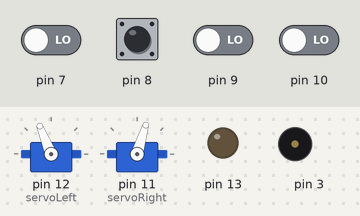
Recording of a sketch running on a simulated Arduino Uno, built with avr-gcc and run on an emulated ATmega328P. On the bench: 2 × servo, output pins drawn as LEDs (lit = HIGH), buzzer (waves = sounding). The test bench sets the inputs (shaded band); at power-on: pin 7–10 LOW. What the sketch prints to the serial monitor is not drawn.

Above: at 1.2 s.
1.3 s: pin 7 driven HIGH
At 2.4 s:
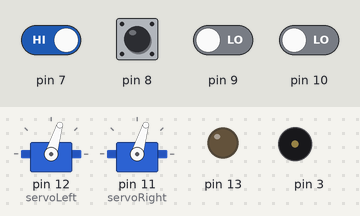
3.1 s: pin 8 driven HIGH
At 3.6 s:
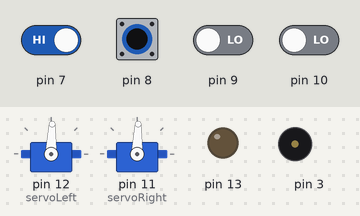
6.1 s: pin 9 driven HIGH
At 6.9 s:
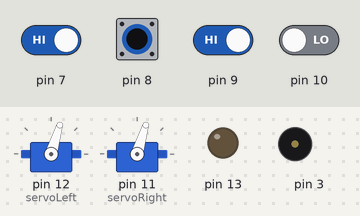
9.1 s: pin 8 driven LOW
At 9.9 s:
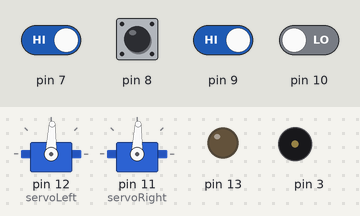
15.1 s: pin 8 pulsed HIGH 2 times (0.12 s each, 0.3 s apart)
Timing chart, 0 to 18.1 s (numbered marks = the images above; inputs shaded):
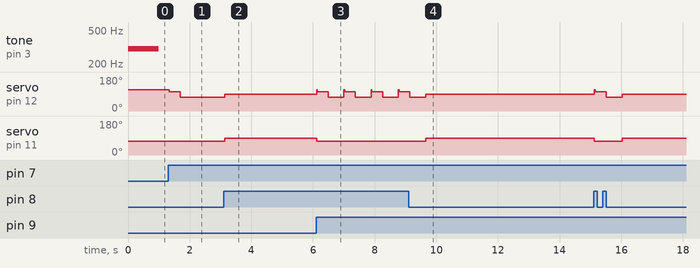

The sketch:

MazeSolver_v_0.1_.ino
```cpp
#include <Servo.h>

bool myQTIs[4];
bool myLastQTIs[4];
bool QTIsChanged;
bool middleQTIs;
byte turn;
Servo servoLeft;
Servo servoRight;

void setup()
{
  tone(3, 300, 1000);

  Serial.begin(9600);

  servoLeft.attach(12);
  servoRight.attach(11);

  pinMode(13, OUTPUT);
}

void loop()
{
  moveAlongLine();
}

void updateQTIs()
{
  for (int x = 0; x < 4; x++)
  {
    myLastQTIs[x] = myQTIs[x];
    int sensorIn = x + 7;

    pinMode(sensorIn, OUTPUT);     // Make pin OUTPUT
    digitalWrite(sensorIn, HIGH);  // Pin HIGH
    delayMicroseconds(250);

    pinMode(sensorIn, INPUT);      // Make pin INPUT
    digitalWrite(sensorIn, LOW);   // Turn off internal pullups
    delayMicroseconds(250);

    myQTIs[x] = digitalRead(sensorIn);
    Serial.println(myQTIs[x]);
  }

  if (myQTIs[1] == 1 || myQTIs[2] == 1)
  {
    middleQTIs = 1;
  }
  else
  {
    middleQTIs = 0;
  }

  for (int x = 0; x < 4; x++)
  {
    if (myLastQTIs[x] == myQTIs[x])
    {
      QTIsChanged = 0;
    }
    else
    {
      QTIsChanged = 1;
      return;
    }
  }
}

void moveAlongLine()
{
  servoLeft.writeMicroseconds(1700);
  servoRight.writeMicroseconds(1300);

  do
  {
    updateQTIs();
    if (QTIsChanged)
    {
      if (myQTIs[1] == 1 && myQTIs[2] == 1)
      {
        servoLeft.writeMicroseconds(1700);
        servoRight.writeMicroseconds(1300);
      }
      else if (myQTIs[1] == 1)
      {
        servoLeft.writeMicroseconds(1700);
        servoRight.writeMicroseconds(1450);
      }
      else if (myQTIs[2] == 1)
      {
        servoLeft.writeMicroseconds(1550);
        servoRight.writeMicroseconds(1300);
      }
      else if (!myQTIs[0] && !myQTIs[1] && !myQTIs[2] && !myQTIs[3])
      {
        pivotRight();
        servoLeft.writeMicroseconds(1700);
        servoRight.writeMicroseconds(1300);
      }
    }
  } while (!atIntersection());

  delay(20);
  stopServos();

  check();
}

bool atIntersection()
{
  if (myQTIs[0] == 1 || myQTIs[3] == 1)
  {
    return true;
  }
  else
  {
    return false;
  }
}

void moveForwardOneInch()
{
  servoLeft.writeMicroseconds(1600);
  servoRight.writeMicroseconds(1300);
  delay(350);
  stopServos();

  updateQTIs();
}

void check()
{
  updateQTIs();
  moveForwardOneInch();

  if (myLastQTIs[0])
  {
    pivotLeft();
    moveAlongLine();
  }
  else if (middleQTIs)
  {
    moveAlongLine();
  }
  else if (myLastQTIs[3])
  {
    pivotRight();
    moveAlongLine();
  }
  else if (!myQTIs[0] && !middleQTIs && !myQTIs[3])
  {
    pivotRight();
    moveAlongLine();
  }
}

void pivotLeft()
{
  servoLeft.writeMicroseconds(1300);
  servoRight.writeMicroseconds(1300);
  delay(500);
  updateQTIs();

  while (myQTIs[1] == 0 && myQTIs[2] == 0)
  {
    updateQTIs();
  }

  servoLeft.writeMicroseconds(1450);
  servoRight.writeMicroseconds(1450);
  updateQTIs();

  while (myQTIs[1] == 0 || myQTIs[2] == 0)
  {
    updateQTIs();
  }
  stopServos();
}

void pivotRight()
{
  // Start turning right.
  servoLeft.writeMicroseconds(1700);
  servoRight.writeMicroseconds(1700);

  // Wait half a second.
  delay(500);
  updateQTIs();

  // Continue turning until the two middle QTIs start to detect the line.
  while (myQTIs[1] == 0 && myQTIs[2] == 0)
  {
    updateQTIs();
  }

  // Slow down to prevent overshooting the line.
  servoLeft.writeMicroseconds(1550);
  servoRight.writeMicroseconds(1550);
  updateQTIs();

  // Continue until parrallel with the line.
  while (myQTIs[1] == 0 || myQTIs[2] == 0)
  {
    updateQTIs();
  }
  stopServos();
 }

void stopServos()
{
  servoLeft.writeMicroseconds(1500);
  servoRight.writeMicroseconds(1500);
}
```

Measured:
- after the input at 1.3 s, servo on pin 12 (servoLeft): 112° → 102° at once, → 73° 0.35 s later
- after the input at 3.1 s, servo on pin 12 (servoLeft), servo on pin 11 (servoRight): 73° → 88° at once
- after the input at 6.1 s, servo on pin 12 (servoLeft): 88° → 112° at once, then repeats every 0.88 s: 102° 0.35 s, 73° 0.51 s, 112° 0.02 s; servo on pin 11 (servoRight): 88° → 73° at once
- after the input at 9.1 s, servo on pin 11 (servoRight): 73° → 88° after 0.57 s
